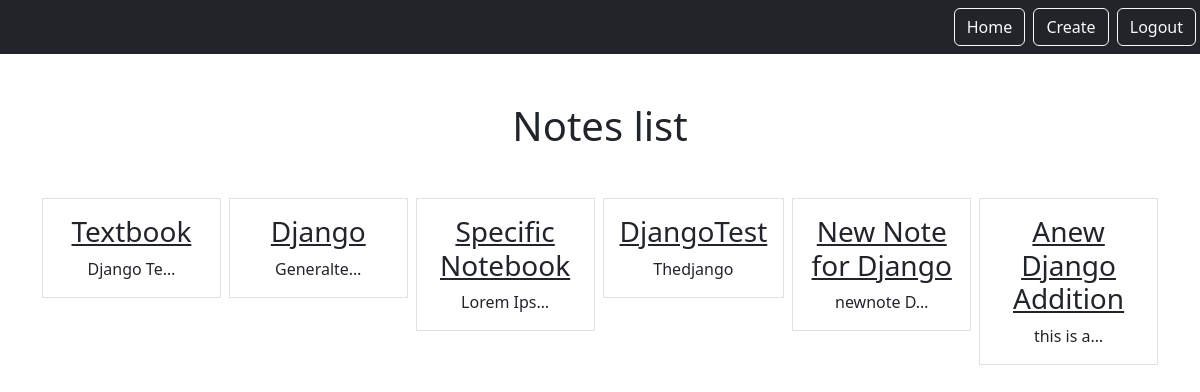
Page /notes/list (signed in) on the committed database.
### notes/models.py (models this page shows)
class Notes(models.Model):
    title = models.CharField(max_length=200)
    text = models.TextField()
    created = models.DateTimeField(auto_now_add=True)
    user = models.ForeignKey(User, on_delete=models.CASCADE, related_name="notes")

### notes/views.py (the view)
# urls.py: path('list', views.NotesListView.as_view(), name="notes.list"),
class NotesListView(LoginRequiredMixin,ListView):
    model = Notes
    context_object_name = 'notes'
    template_name = 'notes/notes_list.html'
    login_url = "/login"
    def get_queryset(self):
        return self.request.user.notes.all()

### notes/templates/notes/notes_list.html
{% extends 'base.html' %}
    {%block content%}
    <h1 class="my-5">Notes list</h1>
    <div class="row row-cols3 g-2">
        {% for note in notes %}
        <div class="col">
            <div class ="p-3 border">
                <a href="{% url 'notes.detail' pk=note.id %}" class="text-dark text-decoration-non">
                    <h3>{{note.title}}</h3>
                </a>
                {{note.text|truncatechars:10}}
            </div>
        </div>
        {% endfor %}
    </div>
    {%endblock%}

### static/templates/base.html (shortened to what this page needs)
{% load static %}
<!DOCTYPE html>
<html lang="en">
<head>
    <link href="https://cdn.jsdelivr.net/npm/bootstrap@5.3.0-alpha1/dist/css/bootstrap.min.css" rel="stylesheet">
    <link rel="stylesheet" type="text/css" href="{% static 'css/style.css' %}">
</head>
<body>
    <nav class ="navbar navbar-dark bg-dark">
        <div class = "ms-auto">
            {% if user.is_authenticated %}
                <a href="{% url 'notes.list'%}" class="btn btn-outline-light me-1">Home</a>
                <a href="{% url 'notes.new'%}" class="btn btn-outline-light me-1">Create</a>
                <a href="{% url 'logout'%}" class="btn btn-outline-light me-1">Logout</a>
            {% else %}
                <a href="{% url 'login'%}" class="btn btn-outline-light me-1">Login</a>
                <a href="{% url 'register'%}" class="btn btn-outline-light me-1">Signup</a>
            {% endif %}
        </div>
    </nav>
    <div class="my-5 text-center container">
        {%block content%}
        {% endblock %}
    </div>
</body>
</html>

### rows in the picture
Notes: title "Textbook", text "Django Te…"
Notes: title "Django", text "Generalte…"
Notes: title "Specific Notebook", text "Lorem Ips…"
Notes: title "DjangoTest", text "Thedjango"
Notes: title "New Note for Django", text "newnote D…"
Notes: title "Anew Django Addition", text "this is a…"
